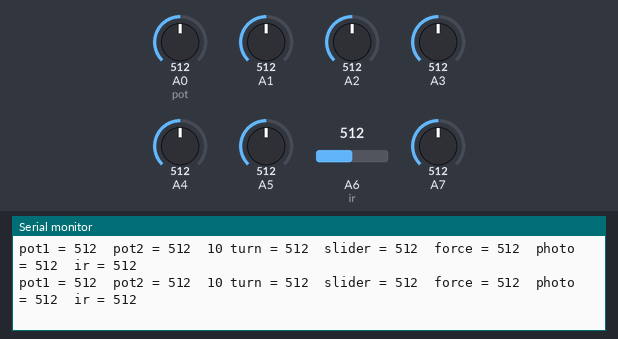
Recording of a sketch running on a simulated Arduino Mega 2560, built with avr-gcc and run on an emulated ATmega2560. On the bench: the last lines printed to the serial monitor. Inputs (shaded band) come from the test bench; at power-on: A0 (pot) = 512, A1 = 512, A2 = 512, A3 = 512, A4 = 512, A5 = 512, A6 (ir) = 512, A7 = 512.

Above: at 1.2 s.
1.3 s: A0 (pot) set to 107
At 1.46 s:
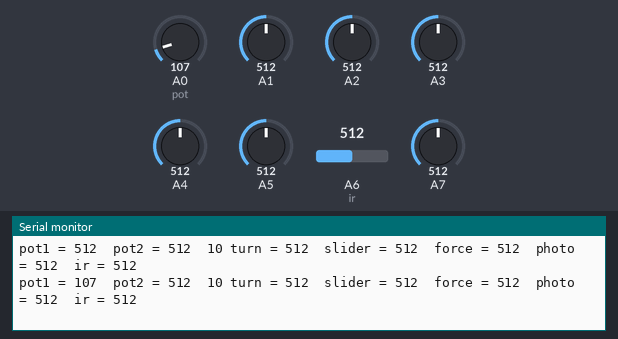
4.3 s: A0 (pot) set to 89
At 4.35 s:
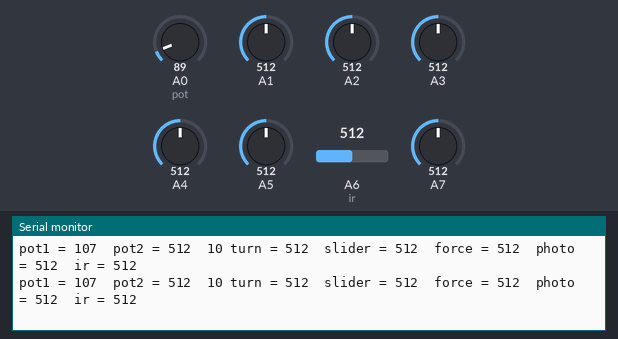
7.3 s: A1 set to 106
At 7.37 s:
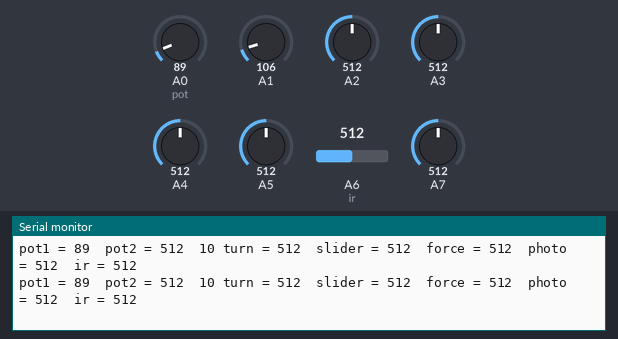
10.3 s: A1 set to 95
At 10.3 s:
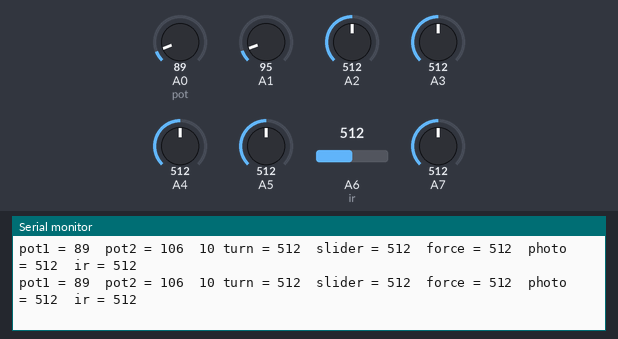
13.3 s: A2 set to 108
At 13.38 s:
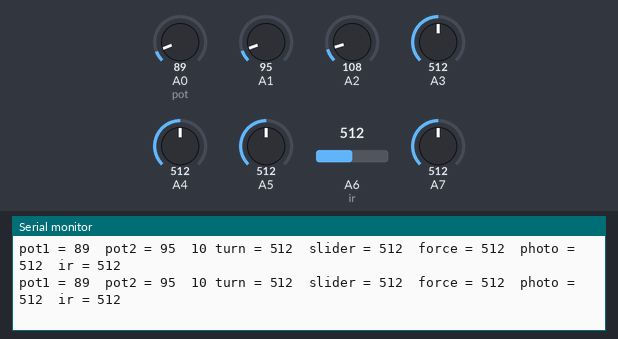
16.3 s: A2 set to 89
At 16.36 s:
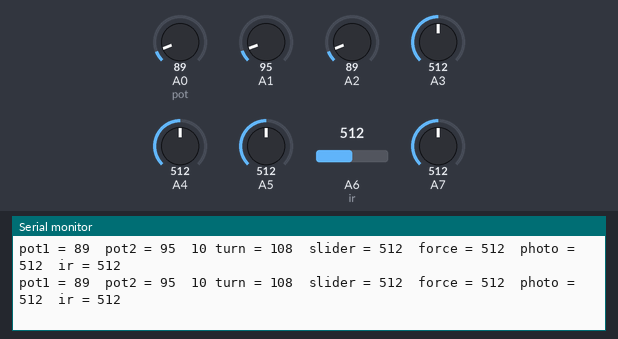
Timing chart, 0 to 19.3 s (numbered marks = the images above; inputs shaded):
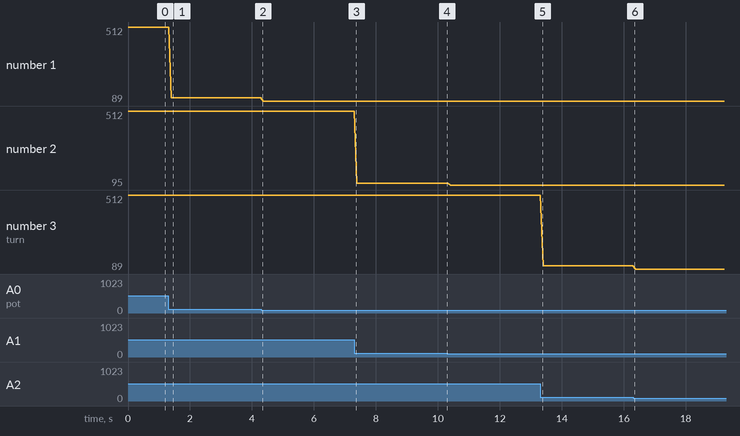

Measured:
- after the input at 1.3 s, the serial monitor: prints a new line after 0.10 s (image 1)
- plotted number 1: 512 → 107 after the input at 1.3 s, 107 → 89 after the input at 4.3 s
- plotted number 2: 512 → 106 after the input at 7.3 s, 106 → 95 after the input at 10.3 s
- plotted number 3: 512 → 108 after the input at 13.3 s

The sketch:

sensor_station_test2.ino
```cpp
/*
Sensor Station Test
 this is purely to test power issues across a ton of sensors on the arduino mega
 */

int sensorValue0;
int sensorValue1;
int sensorValue2;
int sensorValue3;
int sensorValue4;
int sensorValue5;
int sensorValue6;
int sensorValue7;
int sensorValue8;
int sensorValue9;

int pirPin = 2;
int pirVal;

// super rough way to test sensor station
void setup() {

  Serial.begin(9600);
  pinMode(pirPin, INPUT);

}

void loop() {
  //read sensors
  sensorValue0 = analogRead(A0);  //270 deg pot
  sensorValue1 = analogRead(A1);  //continuous
  sensorValue2 = analogRead(A2);  //10 turn
  sensorValue3 = analogRead(A3);  //slider
  sensorValue4 = analogRead(A4);   //force
  sensorValue5 = analogRead(A5);  //photo
  sensorValue6 = analogRead(A6); //ir
  sensorValue7 = analogRead(A7);
  //  sensorValue9 = analogRead(A8);
  //  sensorValue10 = analogRead(A9);
  //  pirVal = digitalRead(pirPin);

  Serial.print( "pot1 = " );
  Serial.print(sensorValue0);
  Serial.print("\t");
  Serial.print( "pot2 = " );
  Serial.print(sensorValue1);
  Serial.print("\t");
  Serial.print( "10 turn = " );  //doesnt work? blown out, i think
  Serial.print( sensorValue2 );
  Serial.print("\t");
  Serial.print( "slider = " );    //noisy?
  Serial.print( sensorValue3 );
  Serial.print("\t");
  Serial.print( "force = " );
  Serial.print( sensorValue4);
  Serial.print("\t");
  Serial.print( "photo = " );
  Serial.print( sensorValue5 );
  Serial.print("\t");
  Serial.print( "ir = " );
  Serial.print( sensorValue6 );
  Serial.print("\t");
//  Serial.print( "accel x = ");
//  Serial.print(sensorValue7);
//  Serial.print( ", y = ");
  Serial.println("");
  //  Serial.print(sensorValue9 );
  //  Serial.print( ", z = ");
  //  Serial.print(sensorValue10);
  //  Serial.println("");
  //  if( pirVal ==   LOW) {
  //    Serial.println( "MOTION DETECTED!!!!!");
  //  }
  delay(1);
}
```
